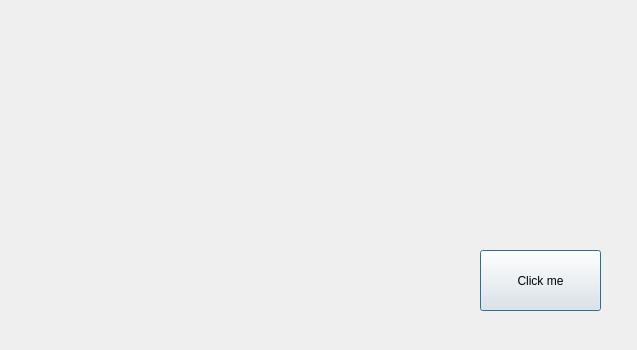
<?xml version="1.0" encoding="UTF-8"?>
<ui version="4.0">
 <class>Dialog</class>
 <widget class="QDialog" name="Dialog">
  <property name="geometry">
   <rect>
    <x>0</x>
    <y>0</y>
    <width>637</width>
    <height>350</height>
   </rect>
  </property>
  <property name="windowTitle">
   <string>Dialog</string>
  </property>
  <widget class="QPushButton" name="pushButton">
   <property name="geometry">
    <rect>
     <x>480</x>
     <y>250</y>
     <width>121</width>
     <height>61</height>
    </rect>
   </property>
   <property name="text">
    <string>Click me</string>
   </property>
  </widget>
 </widget>
 <layoutdefault spacing="6" margin="11"/>
 <resources/>
 <connections/>
</ui>
